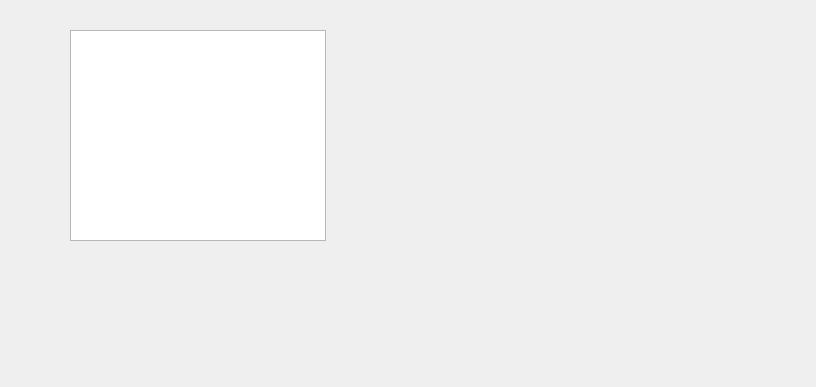
<?xml version="1.0" encoding="UTF-8"?>
<ui version="4.0">
 <class>Dialog</class>
 <widget class="QDialog" name="Dialog">
  <property name="geometry">
   <rect>
    <x>0</x>
    <y>0</y>
    <width>816</width>
    <height>387</height>
   </rect>
  </property>
  <property name="windowTitle">
   <string>Dialog</string>
  </property>
  <widget class="QListWidget" name="listWidget">
   <property name="geometry">
    <rect>
     <x>70</x>
     <y>30</y>
     <width>256</width>
     <height>211</height>
    </rect>
   </property>
  </widget>
 </widget>
 <resources/>
 <connections/>
</ui>
